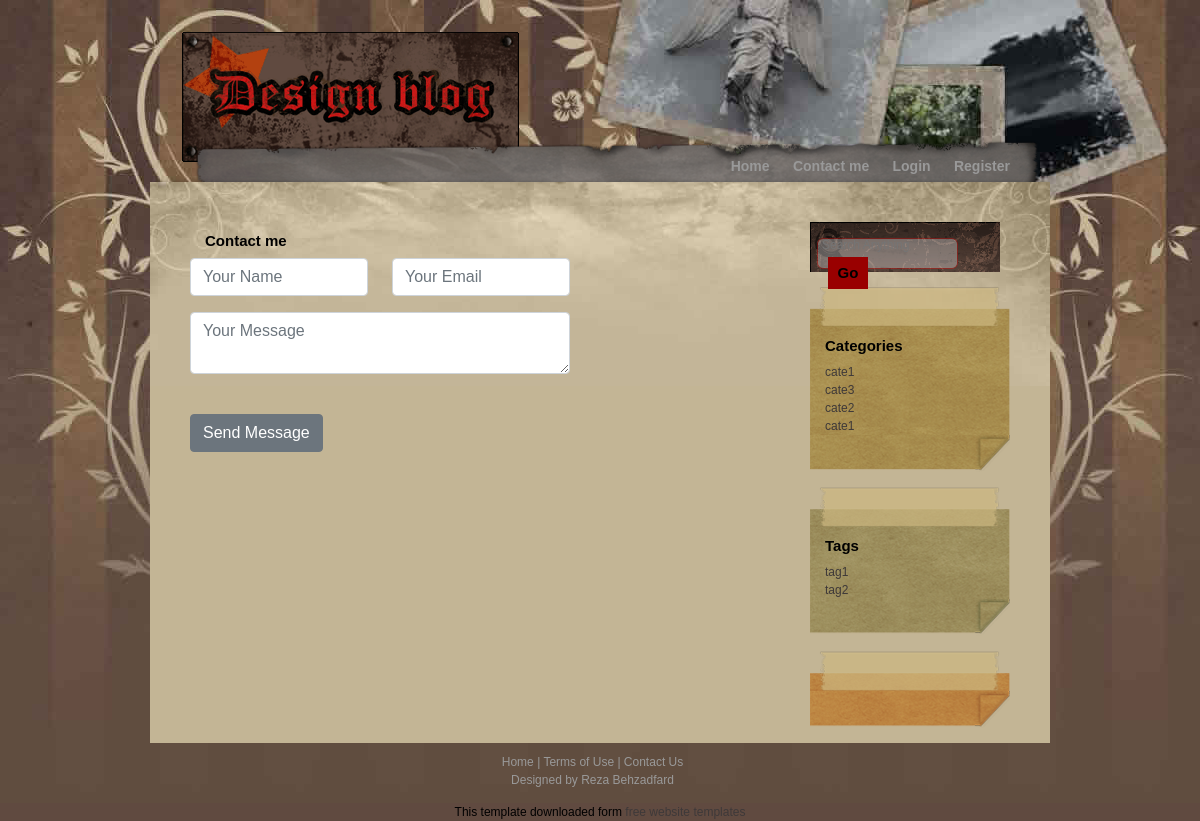
The app's page /contact/, older data.
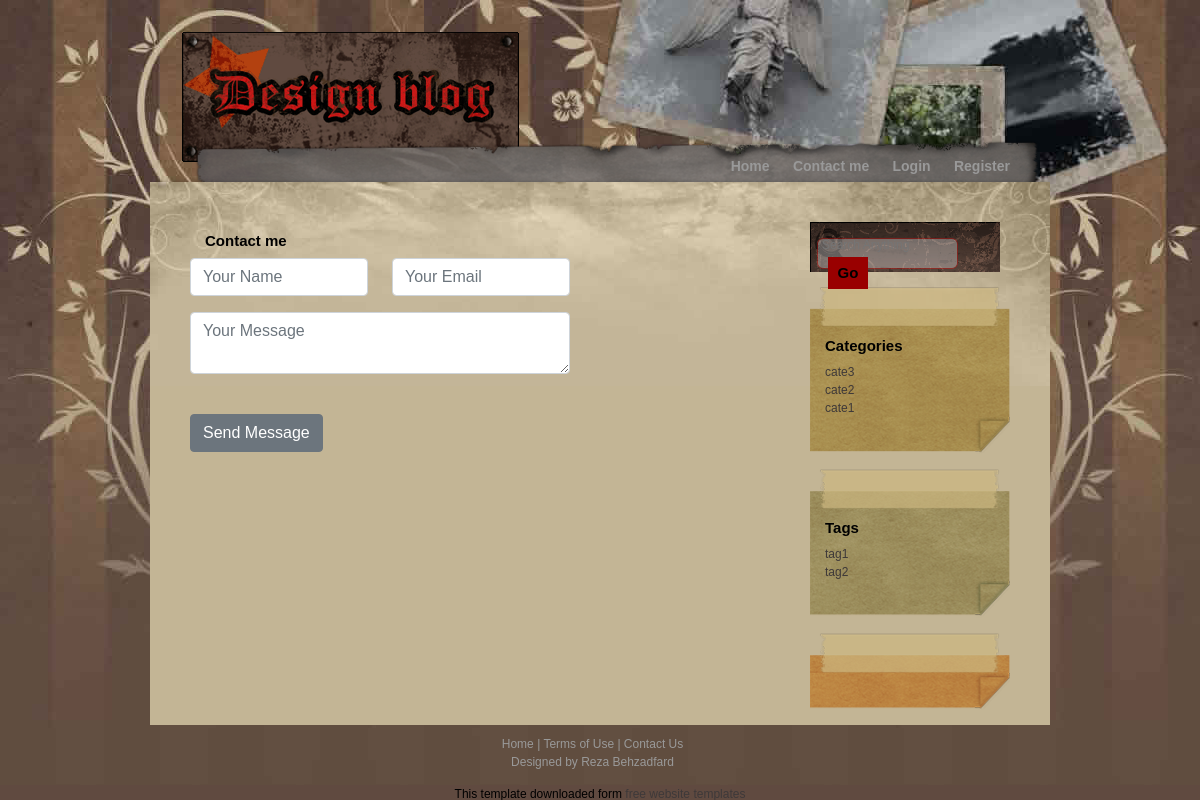
The same page, newer data.
### post/models.py (models this page shows, shortened)
class Category(models.Model):
    title = models.CharField(max_length=120)
    slug = models.SlugField(unique=True, max_length=120, null=True, blank=True)
    creator = models.ForeignKey(User, on_delete=SET_NULL, null=True, blank=True)
    parent = models.ForeignKey('self', on_delete=models.PROTECT, blank=True, null=True)
    created_at = models.DateTimeField(auto_now_add=True)
    class Meta:
        unique_together = ('title', 'slug')

class Tag(models.Model):
    title = models.CharField(max_length=120)
    slug = models.SlugField(unique=True, max_length=120, null=True, blank=True)
    creator = models.ForeignKey(User, on_delete=SET_NULL, null=True, blank=True)
    created_at = models.DateTimeField(auto_now_add=True)
    class Meta:
        unique_together = ('title', 'slug')

### post/views.py (the view)
# urls.py: path('contact/', contact, name='contact'),
def contact(request):
    categories = Category.objects.all().order_by('-created_at')
    tags = Tag.objects.all().order_by('-created_at')
    context = {'categories': categories, 'tags': tags}
    if request.method == "POST":
        message_name = request.POST['message-name']
        message_email = request.POST['message-email']
        message = request.POST['message']
        send_mail(
            'message from ' + message_name, # subject
            message, # message
            message_email, # from email
            ['rezebehzadfard.02@gmail.com'], # to email
        )
        context['message_name'] = message_name
        return render(request, 'post/contact.html', context)
    else:
        return render(request, 'post/contact.html', context)

### post/templates/post/contact.html (shortened to what this page needs)
{% extends "post/class_base.html" %}
{% load static %}
{% block menu %}
{% if request.user.is_authenticated %}
<ul>
    <li><a href="{% url 'home' %}">Home</a></li>
    <li><a href="{% url 'contact' %}">Contact me</a></li>
    <li><a href="{% url 'add_post' %}">Add New Post</a></li>
    <li><a href="{% url 'dashboard' %}">Dashboard</a></li>
    <li><a href="{% url 'logout' %}">Logout</a></li>
</ul>
{% else %}
<ul>
    <li><a href="{% url 'home' %}">Home</a></li>
    <li><a href="{% url 'contact' %}">Contact me</a></li>
    <li><a href="{% url 'login' %}">Login</a></li>
    <li><a href="{% url 'register' %}">Register</a></li>
</ul>
{% endif %}
{% endblock menu %}
{% block content %}
{% if message_name %}
  <center>
    <h2>Thanks {{message_name}}</h2>
    <p>We received your email and will respond shortly...</p>
  </center>
  <br><br><br>
{% else %}
  <div class="col-12 col-md-8">
    <div class="contact-form">
      <div class="section-heading">
        <h2>Contact me</h2>
        <form action="{% url 'contact' %}" method="post">
          <div class="row">
            <div class="col-lg-6">
              <input type="text" name="message-name" class="form-control mb-30" placeholder="Your Name">
            </div>
            <div class="col-lg-6">
              <input type="email" name="message-email" class="form-control mb-30" placeholder="Your Email">
            </div>
            <div class="col-12 my-3">
              <textarea name="message" class="form-control mb-30" placeholder="Your Message"></textarea>
            </div>
            <div class="col-12">
              <button type="submit" class="btn btn-secondary my-4">Send Message</button>
            </div>
          </div>
        </form>
      </div>
    </div>
  </div>
{% endif %}
{% endblock content %}

### post/templates/post/class_base.html (shortened to what this page needs)
{% load static %}
<!DOCTYPE html>
<html lang="en">
<head>
  <link href="https://cdn.jsdelivr.net/npm/bootstrap@5.0.0-beta1/dist/css/bootstrap.min.css" rel="stylesheet"
>
  <link rel="stylesheet" href="{% static 'style.css' %}">
</head>
<body>
  <div id="container_wrapper1">
    <div id="container_wrapper2">
      <div id="container">
        <div id="header">
          <div id="logo">
            <div id="site_slogan"></div>
          </div>
        </div>
        <div id="menu">
          {% block menu %}
          {% endblock menu %}
        </div>
        <div id="content">
          <div id="left_column">
            {% block content %}
            {% endblock content %}
          </div>
          {% if page != 'login' and page != 'register' %}
          <div id="right_column">
            <div class="section">
              <form method="post" action="{% url 'search_post' %}" class="search">
                <input name="search" type="text" placeholder="Search Anything" id="keyword" />
                <input type="submit" value="Go" class="button" />
              </form>
            </div>
            <div class="section">
              <div class="section1_top"></div>
              <div class="section1_middle">
                <h2>Categories</h2>
                <ul>
                  {% for cate in categories %}
                  <li><a href="{% url 'category_reverse' cate.slug %}">{{cate.title}}</a></li>
                  {% endfor %}
                </ul>
              </div>
              <div class="section1_bottom"></div>
            </div>
            <div class="section">
              <div class="section2_top"></div>
              <div class="section2_middle">
                <h2>Tags</h2>
                <ul>
                  {% for tag in tags %}
                  <li>{{tag.title}}</li>
                  {% endfor %}
                </ul>
              </div>
              <div class="section2_bottom"></div>
            </div>
            <div class="section">
              <div class="section3_top"></div>
              <div class="section3_bottom"></div>
            </div>
          </div>
          {% endif %}
        </div>
        <div id="bottom">
          <div id="footer"> <a href="{% url 'home' %}">Home</a> | <a href="#">Terms of Use</a> | <a href="#">Contact Us</a> <br />
            Designed by <a href="#">Reza Behzadfard</a>
          </div>
        </div>
      </div>
    </div>
  </div>
  <div align=center>This template downloaded form <a href='http://all-free-download.com/free-website-templates/'>free
      website templates</a></div>
</body>
</body>
</html>

Row changes from the older to the newer data that the page shows:
removed Category: title "cate1"
